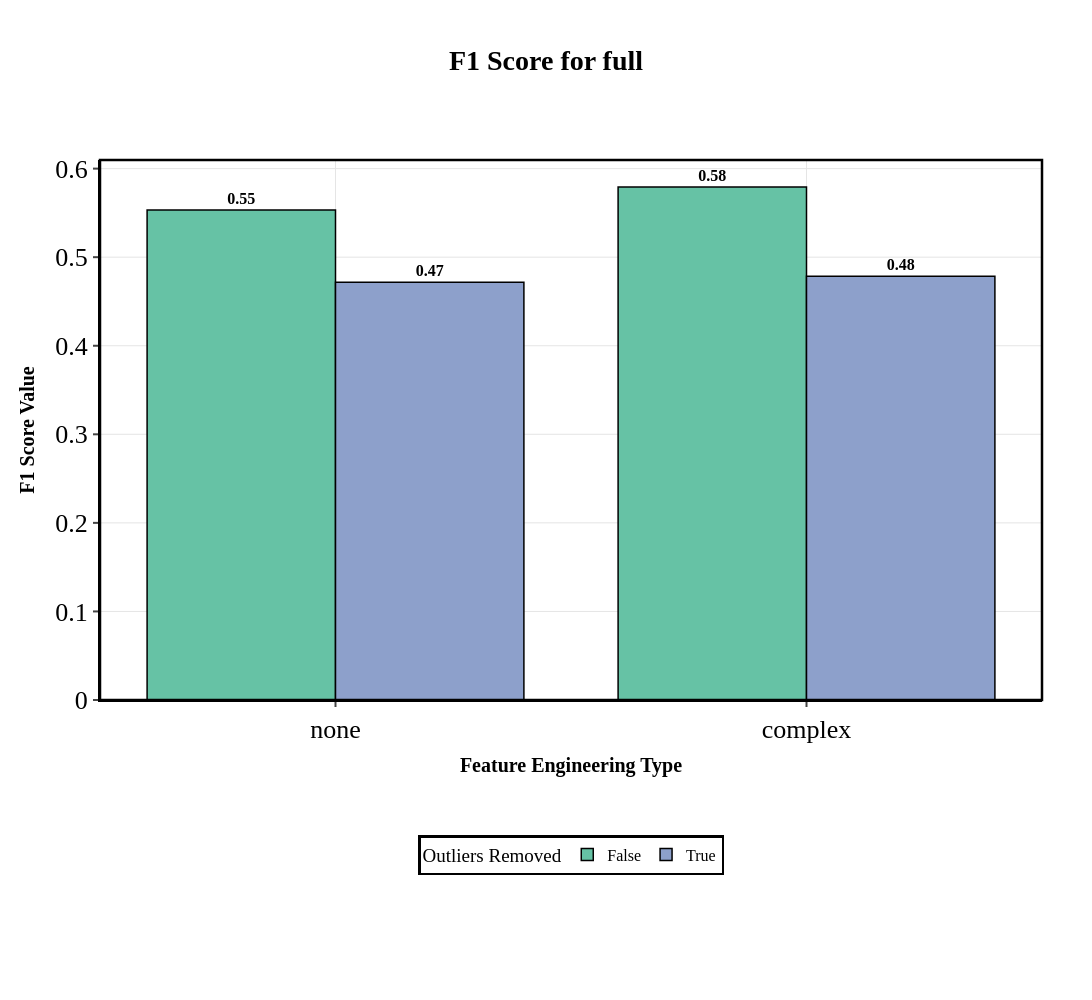
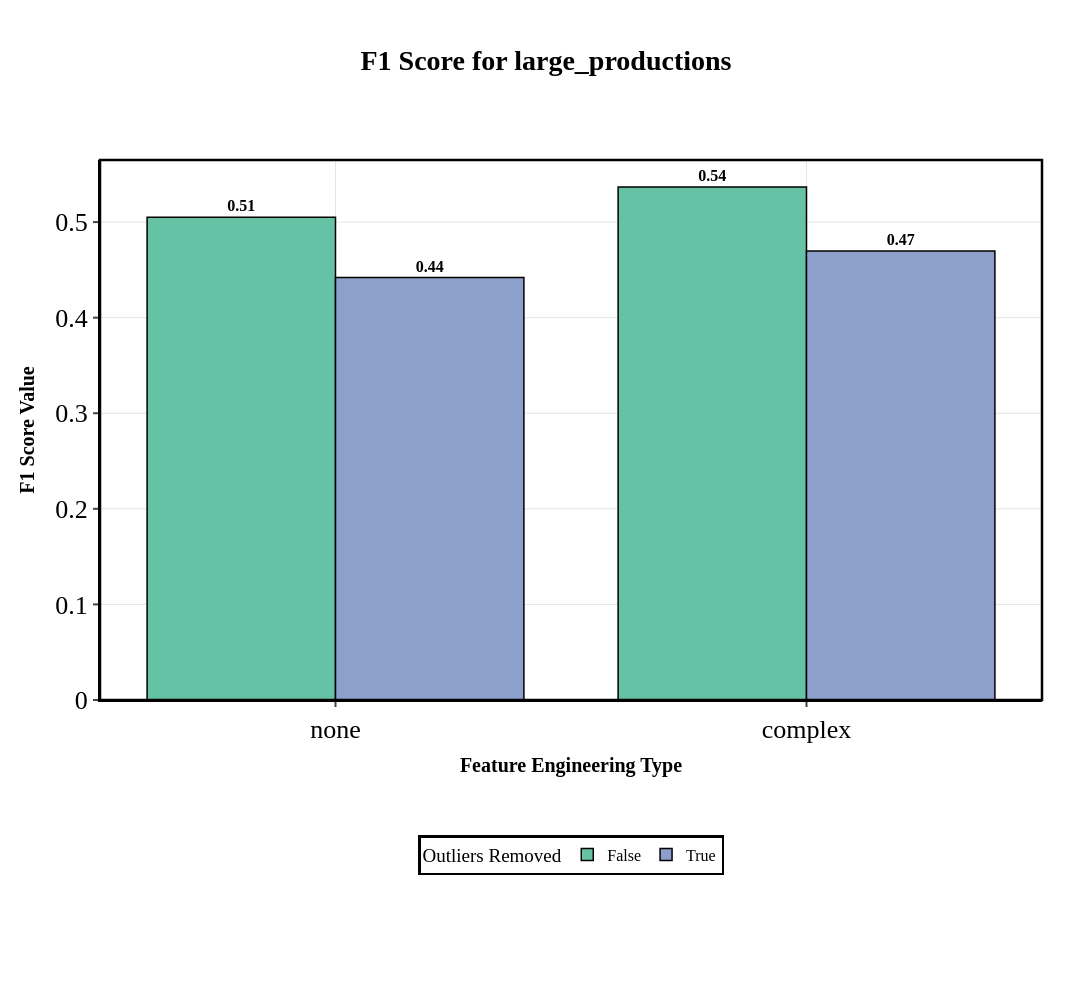
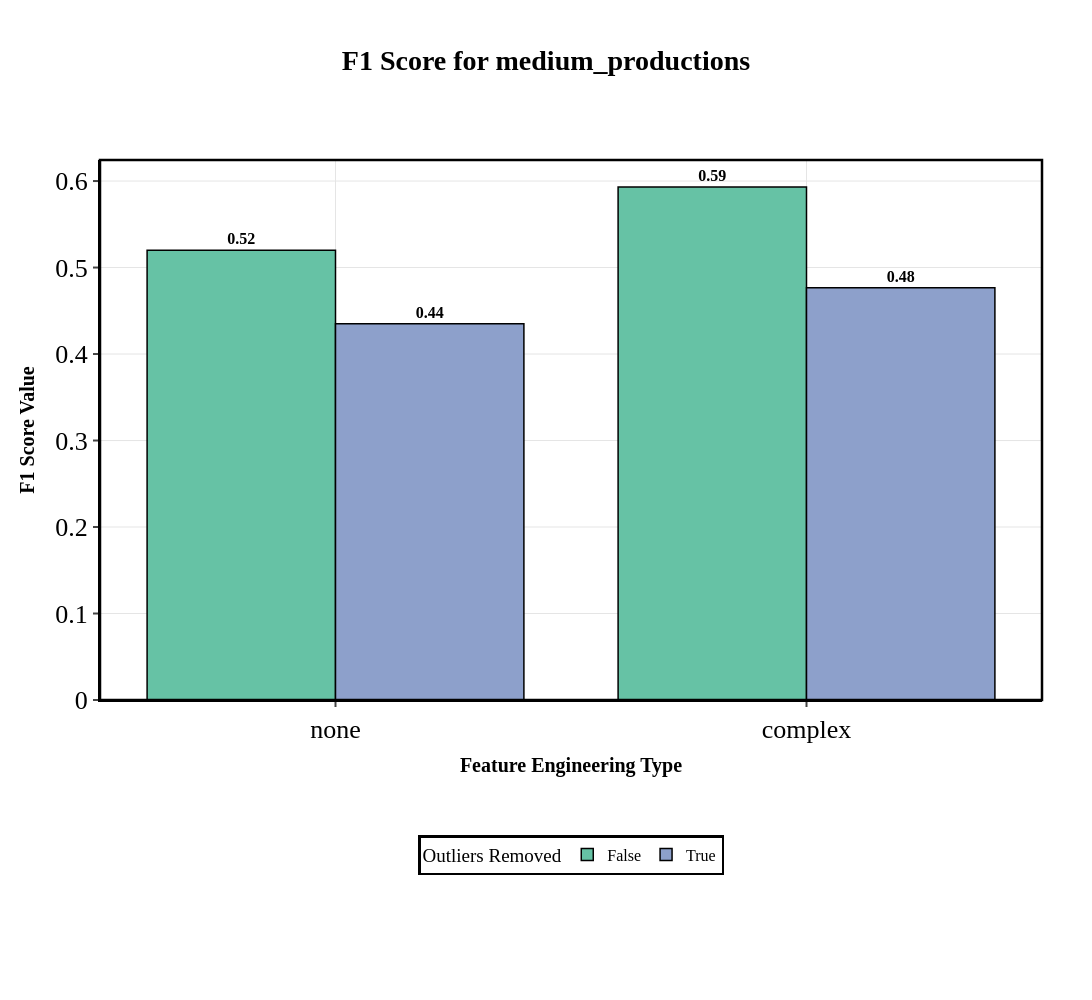
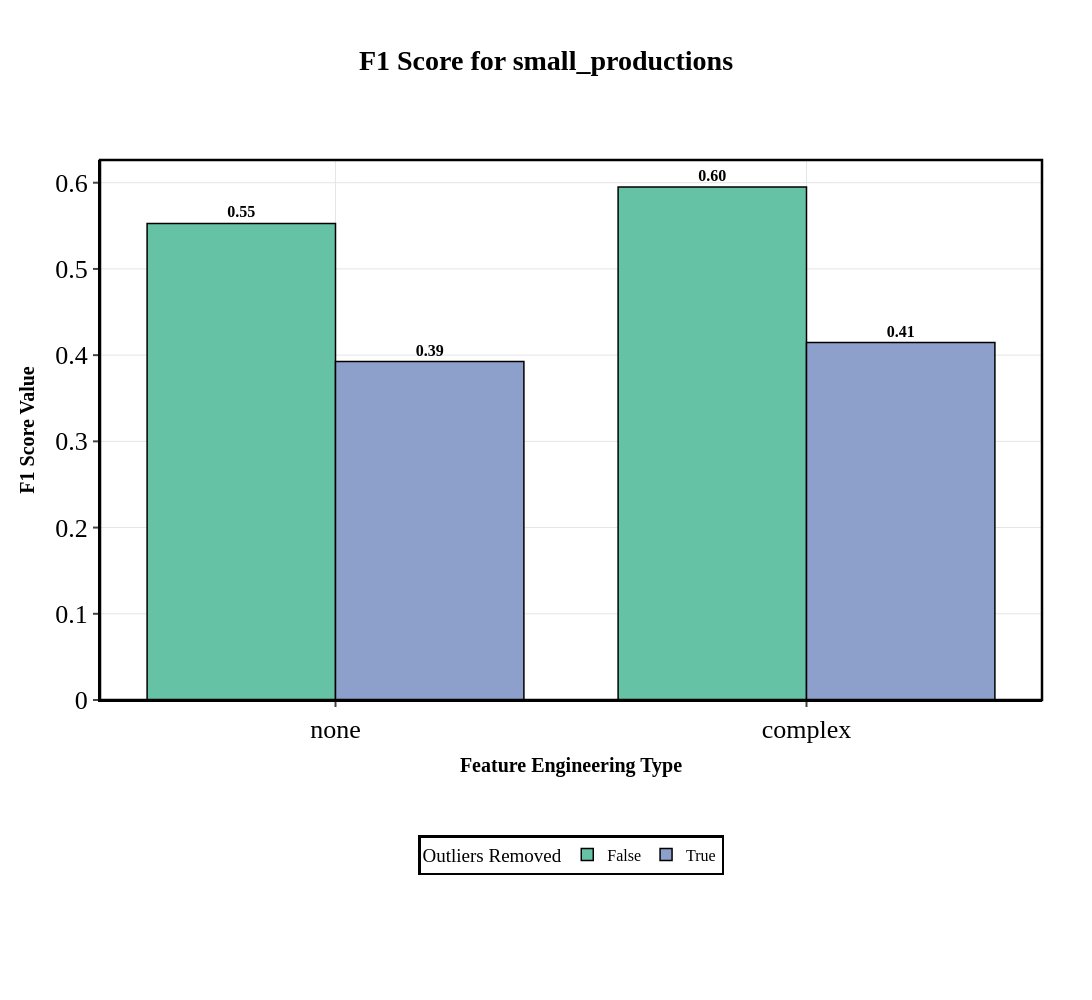

Notebook code for these charts, in order:
### Code cell
plot_one_metric_of_different_datasets_per_feature_engineering_outliers_with_plotly(
    experiment_df,
    problem_type="multi_class_classification",
    metric="F1 Score",
    metric_agg="max",
    print_stats=True,
        filename_prefix="step_4"

)

### Figure 1 — Plotly figure (JSON) as saved in the notebook; plotly's stock layout.template omitted (floating-point values rounded to 4 significant figures)
{"data": [{"alignmentgroup": "True", "hovertemplate": "Outliers Removed=False<br>Feature Engineering Type=%{x}<br>F1 Score Value=%{text}<extra></extra>", "legendgroup": "False", "marker": {"color": "#66C2A5", "line": {"color": "#000000", "width": 1.5}, "pattern": {"shape": ""}}, "name": "False", "offsetgroup": "False", "orientation": "v", "showlegend": true, "text": [0.5792, 0.5532], "textangle": 0, "textfont": {"color": "#000000", "size": 16}, "textposition": "outside", "texttemplate": "<b>%{text:.2f}</b>", "type": "bar", "x": ["complex", "none"], "xaxis": "x", "y": [0.5792, 0.5532], "yaxis": "y"}, {"alignmentgroup": "True", "hovertemplate": "Outliers Removed=True<br>Feature Engineering Type=%{x}<br>F1 Score Value=%{text}<extra></extra>", "legendgroup": "True", "marker": {"color": "#8DA0CB", "line": {"color": "#000000", "width": 1.5}, "pattern": {"shape": ""}}, "name": "True", "offsetgroup": "True", "orientation": "v", "showlegend": true, "text": [0.4785, 0.4717], "textangle": 0, "textfont": {"color": "#000000", "size": 16}, "textposition": "outside", "texttemplate": "<b>%{text:.2f}</b>", "type": "bar", "x": ["complex", "none"], "xaxis": "x", "y": [0.4785, 0.4717], "yaxis": "y"}], "layout": {"bargap": 0.2, "barmode": "group", "font": {"color": "#000000", "family": "Times New Roman", "size": 26}, "height": 1000, "legend": {"bgcolor": "rgba(255, 255, 255, 0.8)", "bordercolor": "#000000", "borderwidth": 2.5, "font": {"size": 16}, "orientation": "h", "title": {"text": "Outliers Removed"}, "tracegroupgap": 0, "x": 0.5, "xanchor": "center", "y": -0.25, "yanchor": "top"}, "margin": {"b": 300, "l": 100, "r": 50, "t": 160}, "paper_bgcolor": "white", "plot_bgcolor": "white", "shapes": [{"fillcolor": "rgba(0,0,0,0)", "line": {"color": "#000000", "width": 2.5}, "type": "rect", "x0": 0, "x1": 1, "xref": "paper", "y0": 0, "y1": 1, "yref": "paper"}], "showlegend": true, "title": {"font": {"color": "#000000", "size": 28}, "text": "<b>F1 Score for full</b>", "x": 0.5, "xanchor": "center", "y": 0.95, "yanchor": "top"}, "width": 1200, "xaxis": {"anchor": "y", "categoryarray": ["none", "complex"], "categoryorder": "array", "domain": [0, 1], "gridcolor": "#E5E5E5", "gridwidth": 1, "linecolor": "#000000", "linewidth": 2, "showgrid": true, "tickfont": {"size": 26}, "ticks": "outside", "tickwidth": 2, "title": {"font": {"color": "#000000", "size": 20}, "text": "<b>Feature Engineering Type</b>"}}, "yaxis": {"anchor": "x", "domain": [0, 1], "gridcolor": "#E5E5E5", "gridwidth": 1, "linecolor": "#000000", "linewidth": 2, "showgrid": true, "tickfont": {"size": 26}, "ticks": "outside", "tickwidth": 2, "title": {"font": {"color": "#000000", "size": 20}, "text": "<b>F1 Score Value</b>"}, "type": "linear", "zeroline": true, "zerolinecolor": "#000000", "zerolinewidth": 2}}}

### Figure 2 — Plotly figure (JSON) as saved in the notebook; plotly's stock layout.template omitted (floating-point values rounded to 4 significant figures)
{"data": [{"alignmentgroup": "True", "hovertemplate": "Outliers Removed=False<br>Feature Engineering Type=%{x}<br>F1 Score Value=%{text}<extra></extra>", "legendgroup": "False", "marker": {"color": "#66C2A5", "line": {"color": "#000000", "width": 1.5}, "pattern": {"shape": ""}}, "name": "False", "offsetgroup": "False", "orientation": "v", "showlegend": true, "text": [0.5367, 0.505], "textangle": 0, "textfont": {"color": "#000000", "size": 16}, "textposition": "outside", "texttemplate": "<b>%{text:.2f}</b>", "type": "bar", "x": ["complex", "none"], "xaxis": "x", "y": [0.5367, 0.505], "yaxis": "y"}, {"alignmentgroup": "True", "hovertemplate": "Outliers Removed=True<br>Feature Engineering Type=%{x}<br>F1 Score Value=%{text}<extra></extra>", "legendgroup": "True", "marker": {"color": "#8DA0CB", "line": {"color": "#000000", "width": 1.5}, "pattern": {"shape": ""}}, "name": "True", "offsetgroup": "True", "orientation": "v", "showlegend": true, "text": [0.4697, 0.442], "textangle": 0, "textfont": {"color": "#000000", "size": 16}, "textposition": "outside", "texttemplate": "<b>%{text:.2f}</b>", "type": "bar", "x": ["complex", "none"], "xaxis": "x", "y": [0.4697, 0.442], "yaxis": "y"}], "layout": {"bargap": 0.2, "barmode": "group", "font": {"color": "#000000", "family": "Times New Roman", "size": 26}, "height": 1000, "legend": {"bgcolor": "rgba(255, 255, 255, 0.8)", "bordercolor": "#000000", "borderwidth": 2.5, "font": {"size": 16}, "orientation": "h", "title": {"text": "Outliers Removed"}, "tracegroupgap": 0, "x": 0.5, "xanchor": "center", "y": -0.25, "yanchor": "top"}, "margin": {"b": 300, "l": 100, "r": 50, "t": 160}, "paper_bgcolor": "white", "plot_bgcolor": "white", "shapes": [{"fillcolor": "rgba(0,0,0,0)", "line": {"color": "#000000", "width": 2.5}, "type": "rect", "x0": 0, "x1": 1, "xref": "paper", "y0": 0, "y1": 1, "yref": "paper"}], "showlegend": true, "title": {"font": {"color": "#000000", "size": 28}, "text": "<b>F1 Score for large_productions</b>", "x": 0.5, "xanchor": "center", "y": 0.95, "yanchor": "top"}, "width": 1200, "xaxis": {"anchor": "y", "categoryarray": ["none", "complex"], "categoryorder": "array", "domain": [0, 1], "gridcolor": "#E5E5E5", "gridwidth": 1, "linecolor": "#000000", "linewidth": 2, "showgrid": true, "tickfont": {"size": 26}, "ticks": "outside", "tickwidth": 2, "title": {"font": {"color": "#000000", "size": 20}, "text": "<b>Feature Engineering Type</b>"}}, "yaxis": {"anchor": "x", "domain": [0, 1], "gridcolor": "#E5E5E5", "gridwidth": 1, "linecolor": "#000000", "linewidth": 2, "showgrid": true, "tickfont": {"size": 26}, "ticks": "outside", "tickwidth": 2, "title": {"font": {"color": "#000000", "size": 20}, "text": "<b>F1 Score Value</b>"}, "type": "linear", "zeroline": true, "zerolinecolor": "#000000", "zerolinewidth": 2}}}

### Figure 3 — Plotly figure (JSON) as saved in the notebook; plotly's stock layout.template omitted (floating-point values rounded to 4 significant figures)
{"data": [{"alignmentgroup": "True", "hovertemplate": "Outliers Removed=False<br>Feature Engineering Type=%{x}<br>F1 Score Value=%{text}<extra></extra>", "legendgroup": "False", "marker": {"color": "#66C2A5", "line": {"color": "#000000", "width": 1.5}, "pattern": {"shape": ""}}, "name": "False", "offsetgroup": "False", "orientation": "v", "showlegend": true, "text": [0.5931, 0.5199], "textangle": 0, "textfont": {"color": "#000000", "size": 16}, "textposition": "outside", "texttemplate": "<b>%{text:.2f}</b>", "type": "bar", "x": ["complex", "none"], "xaxis": "x", "y": [0.5931, 0.5199], "yaxis": "y"}, {"alignmentgroup": "True", "hovertemplate": "Outliers Removed=True<br>Feature Engineering Type=%{x}<br>F1 Score Value=%{text}<extra></extra>", "legendgroup": "True", "marker": {"color": "#8DA0CB", "line": {"color": "#000000", "width": 1.5}, "pattern": {"shape": ""}}, "name": "True", "offsetgroup": "True", "orientation": "v", "showlegend": true, "text": [0.4766, 0.435], "textangle": 0, "textfont": {"color": "#000000", "size": 16}, "textposition": "outside", "texttemplate": "<b>%{text:.2f}</b>", "type": "bar", "x": ["complex", "none"], "xaxis": "x", "y": [0.4766, 0.435], "yaxis": "y"}], "layout": {"bargap": 0.2, "barmode": "group", "font": {"color": "#000000", "family": "Times New Roman", "size": 26}, "height": 1000, "legend": {"bgcolor": "rgba(255, 255, 255, 0.8)", "bordercolor": "#000000", "borderwidth": 2.5, "font": {"size": 16}, "orientation": "h", "title": {"text": "Outliers Removed"}, "tracegroupgap": 0, "x": 0.5, "xanchor": "center", "y": -0.25, "yanchor": "top"}, "margin": {"b": 300, "l": 100, "r": 50, "t": 160}, "paper_bgcolor": "white", "plot_bgcolor": "white", "shapes": [{"fillcolor": "rgba(0,0,0,0)", "line": {"color": "#000000", "width": 2.5}, "type": "rect", "x0": 0, "x1": 1, "xref": "paper", "y0": 0, "y1": 1, "yref": "paper"}], "showlegend": true, "title": {"font": {"color": "#000000", "size": 28}, "text": "<b>F1 Score for medium_productions</b>", "x": 0.5, "xanchor": "center", "y": 0.95, "yanchor": "top"}, "width": 1200, "xaxis": {"anchor": "y", "categoryarray": ["none", "complex"], "categoryorder": "array", "domain": [0, 1], "gridcolor": "#E5E5E5", "gridwidth": 1, "linecolor": "#000000", "linewidth": 2, "showgrid": true, "tickfont": {"size": 26}, "ticks": "outside", "tickwidth": 2, "title": {"font": {"color": "#000000", "size": 20}, "text": "<b>Feature Engineering Type</b>"}}, "yaxis": {"anchor": "x", "domain": [0, 1], "gridcolor": "#E5E5E5", "gridwidth": 1, "linecolor": "#000000", "linewidth": 2, "showgrid": true, "tickfont": {"size": 26}, "ticks": "outside", "tickwidth": 2, "title": {"font": {"color": "#000000", "size": 20}, "text": "<b>F1 Score Value</b>"}, "type": "linear", "zeroline": true, "zerolinecolor": "#000000", "zerolinewidth": 2}}}

### Figure 4 — Plotly figure (JSON) as saved in the notebook; plotly's stock layout.template omitted (floating-point values rounded to 4 significant figures)
{"data": [{"alignmentgroup": "True", "hovertemplate": "Outliers Removed=False<br>Feature Engineering Type=%{x}<br>F1 Score Value=%{text}<extra></extra>", "legendgroup": "False", "marker": {"color": "#66C2A5", "line": {"color": "#000000", "width": 1.5}, "pattern": {"shape": ""}}, "name": "False", "offsetgroup": "False", "orientation": "v", "showlegend": true, "text": [0.595, 0.5527], "textangle": 0, "textfont": {"color": "#000000", "size": 16}, "textposition": "outside", "texttemplate": "<b>%{text:.2f}</b>", "type": "bar", "x": ["complex", "none"], "xaxis": "x", "y": [0.595, 0.5527], "yaxis": "y"}, {"alignmentgroup": "True", "hovertemplate": "Outliers Removed=True<br>Feature Engineering Type=%{x}<br>F1 Score Value=%{text}<extra></extra>", "legendgroup": "True", "marker": {"color": "#8DA0CB", "line": {"color": "#000000", "width": 1.5}, "pattern": {"shape": ""}}, "name": "True", "offsetgroup": "True", "orientation": "v", "showlegend": true, "text": [0.4145, 0.3926], "textangle": 0, "textfont": {"color": "#000000", "size": 16}, "textposition": "outside", "texttemplate": "<b>%{text:.2f}</b>", "type": "bar", "x": ["complex", "none"], "xaxis": "x", "y": [0.4145, 0.3926], "yaxis": "y"}], "layout": {"bargap": 0.2, "barmode": "group", "font": {"color": "#000000", "family": "Times New Roman", "size": 26}, "height": 1000, "legend": {"bgcolor": "rgba(255, 255, 255, 0.8)", "bordercolor": "#000000", "borderwidth": 2.5, "font": {"size": 16}, "orientation": "h", "title": {"text": "Outliers Removed"}, "tracegroupgap": 0, "x": 0.5, "xanchor": "center", "y": -0.25, "yanchor": "top"}, "margin": {"b": 300, "l": 100, "r": 50, "t": 160}, "paper_bgcolor": "white", "plot_bgcolor": "white", "shapes": [{"fillcolor": "rgba(0,0,0,0)", "line": {"color": "#000000", "width": 2.5}, "type": "rect", "x0": 0, "x1": 1, "xref": "paper", "y0": 0, "y1": 1, "yref": "paper"}], "showlegend": true, "title": {"font": {"color": "#000000", "size": 28}, "text": "<b>F1 Score for small_productions</b>", "x": 0.5, "xanchor": "center", "y": 0.95, "yanchor": "top"}, "width": 1200, "xaxis": {"anchor": "y", "categoryarray": ["none", "complex"], "categoryorder": "array", "domain": [0, 1], "gridcolor": "#E5E5E5", "gridwidth": 1, "linecolor": "#000000", "linewidth": 2, "showgrid": true, "tickfont": {"size": 26}, "ticks": "outside", "tickwidth": 2, "title": {"font": {"color": "#000000", "size": 20}, "text": "<b>Feature Engineering Type</b>"}}, "yaxis": {"anchor": "x", "domain": [0, 1], "gridcolor": "#E5E5E5", "gridwidth": 1, "linecolor": "#000000", "linewidth": 2, "showgrid": true, "tickfont": {"size": 26}, "ticks": "outside", "tickwidth": 2, "title": {"font": {"color": "#000000", "size": 20}, "text": "<b>F1 Score Value</b>"}, "type": "linear", "zeroline": true, "zerolinecolor": "#000000", "zerolinewidth": 2}}}
